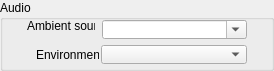
    <widget class="QGroupBox" name="IDC_STATIC_11">
      <property name="geometry">
        <rect>
          <x>9</x>
          <y>904</y>
          <width>274</width>
          <height>71</height>
        </rect>
      </property>
      <property name="title">
        <string>Audio</string>
      </property>
      <property name="visible">
        <bool>true</bool>
      </property>
      <property name="enabled">
        <bool>true</bool>
      </property>
      <property name="flat">
        <bool>false</bool>
      </property>
      <widget class="QLabel" name="IDC_STATIC_12">
        <property name="geometry">
          <rect>
            <x>27</x>
            <y>19</y>
            <width>68</width>
            <height>13</height>
          </rect>
        </property>
        <property name="text">
          <string>Ambient sound</string>
        </property>
        <property name="visible">
          <bool>true</bool>
        </property>
        <property name="enabled">
          <bool>true</bool>
        </property>
        <property name="alignment">
          <set>Qt::AlignLeft</set>
        </property>
      </widget>
      <widget class="QComboBox" name="IDC_ROOM_AMBIENT">
        <property name="maxVisibleItems">
          <number>7</number>
        </property>
        <property name="geometry">
          <rect>
            <x>102</x>
            <y>20</y>
            <width>145</width>
            <height>19</height>
          </rect>
        </property>
        <property name="visible">
          <bool>true</bool>
        </property>
        <property name="enabled">
          <bool>true</bool>
        </property>
        <property name="editable">
          <bool>true</bool>
        </property>
      </widget>
      <widget class="QComboBox" name="IDC_ROOM_ENVAUDIO">
        <property name="maxVisibleItems">
          <number>3</number>
        </property>
        <property name="geometry">
          <rect>
            <x>101</x>
            <y>45</y>
            <width>146</width>
            <height>19</height>
          </rect>
        </property>
        <property name="visible">
          <bool>true</bool>
        </property>
        <property name="enabled">
          <bool>true</bool>
        </property>
        <property name="editable">
          <bool>false</bool>
        </property>
      </widget>
      <widget class="QLabel" name="IDC_STATIC_13">
        <property name="geometry">
          <rect>
            <x>36</x>
            <y>48</y>
            <width>63</width>
            <height>11</height>
          </rect>
        </property>
        <property name="text">
          <string>Environment</string>
        </property>
        <property name="visible">
          <bool>true</bool>
        </property>
        <property name="enabled">
          <bool>true</bool>
        </property>
        <property name="alignment">
          <set>Qt::AlignLeft</set>
        </property>
      </widget>
    </widget>
